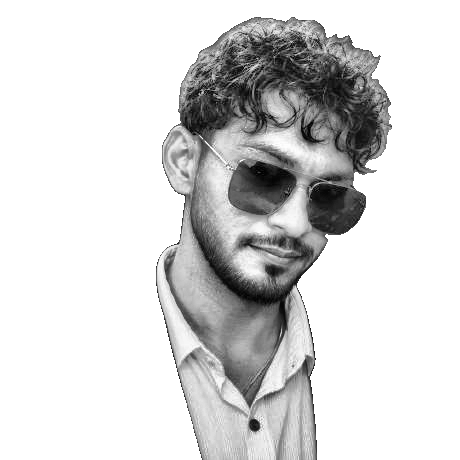
#> input picture source-prepped.png, 460 x 460 px
$ python make_ascii_svg.py
#> lines starting #> are read from the running program, lines starting #| are printed output that depends on the picture
#!/usr/bin/env python3
"""
Generate macOS terminal-style ASCII portrait SVG with typing animation.
Based on avivashishta's design.
"""

from pathlib import Path
from PIL import Image, ImageEnhance

# ASCII density ramp: bright (sparse) -> dark (dense)
RAMP = " .`:-=+*cs#%@"

# Grid dimensions
COLS = 100
ROWS = 53

# SVG styling
FONT_FAMILY = 'ui-monospace, SFMono-Regular, Menlo, Consolas, monospace'
FONT_SIZE = 12.9
LINE_HEIGHT = 15
CHAR_WIDTH = 8  # textLength / COLS

TEXT_COLOR = "#c9d1d9"
DIM_COLOR = "#7d8590"
BG_GRADIENT_TOP = "#111722"
BG_GRADIENT_BOTTOM = "#0d1117"
BORDER_COLOR = "#30363d"

# Traffic light colors
RED = "#ff5f56"
YELLOW = "#ffbd2e"
GREEN = "#27c93f"

# Layout
PADDING = 20
TITLE_BAR_HEIGHT = 30
STATUS_BAR_HEIGHT = 43
CONTENT_WIDTH = 800

# Animation
ROW_DURATION = 0.11  # seconds per row

# User info
USERNAME = "y4sssh"
REAL_NAME = "Yash Vyavahare"


def image_to_ascii(image_path: str) -> list[str]:
    """Convert prepped image to ASCII lines."""
    img = Image.open(image_path).convert("L")

    # Resize with aspect correction
    img = img.resize((COLS, int(ROWS * 1.8)), Image.Resampling.LANCZOS)
    img = img.resize((COLS, ROWS), Image.Resampling.LANCZOS)

    lines = []
    for y in range(ROWS):
        line = ""
        for x in range(COLS):
            brightness = img.getpixel((x, y))
            idx = int(brightness / 256 * len(RAMP))
            idx = min(idx, len(RAMP) - 1)
            line += RAMP[idx]
        lines.append(line)

    return lines


def generate_svg(ascii_lines: list[str], output_path: str):
    """Generate the macOS terminal-style SVG."""

    width = CONTENT_WIDTH + PADDING * 2
    height = TITLE_BAR_HEIGHT + len(ascii_lines) * LINE_HEIGHT + STATUS_BAR_HEIGHT + PADDING

    svg_parts = []

    # Header
    svg_parts.append(f'''<svg xmlns="http://www.w3.org/2000/svg" width="{width}" height="{height}" viewBox="0 0 {width} {height}" font-family="{FONT_FAMILY}">
  <defs>
    <linearGradient id="bg" x1="0" y1="0" x2="0" y2="1">
      <stop offset="0" stop-color="{BG_GRADIENT_TOP}"/>
      <stop offset="1" stop-color="{BG_GRADIENT_BOTTOM}"/>
    </linearGradient>
  </defs>

  <!-- Background -->
  <rect width="{width}" height="{height}" rx="12" fill="url(#bg)"/>
  <rect x="0.5" y="0.5" width="{width-1}" height="{height-1}" rx="12" fill="none" stroke="{BORDER_COLOR}" stroke-width="1"/>

  <!-- Title bar -->
  <line x1="0" y1="{TITLE_BAR_HEIGHT}" x2="{width}" y2="{TITLE_BAR_HEIGHT}" stroke="{BORDER_COLOR}"/>

  <!-- Traffic lights -->
  <circle cx="20" cy="15" r="5" fill="{RED}"/>
  <circle cx="36" cy="15" r="5" fill="{YELLOW}"/>
  <circle cx="52" cy="15" r="5" fill="{GREEN}"/>

  <!-- Title -->
  <text x="{width/2}" y="19" fill="{DIM_COLOR}" font-size="12" text-anchor="middle">{USERNAME}@github: ~$ ./portrait.sh</text>
''')

    # ASCII rows with typing animation
    for i, line in enumerate(ascii_lines):
        y_base = TITLE_BAR_HEIGHT + 7 + i * LINE_HEIGHT
        y_text = y_base + LINE_HEIGHT - 3.9
        delay = i * ROW_DURATION
        end_time = delay + ROW_DURATION

        # Escape special chars
        escaped = (line
            .replace("&", "&amp;")
            .replace("<", "&lt;")
            .replace(">", "&gt;")
            .replace('"', "&quot;"))

        # Clip path for typing reveal
        svg_parts.append(f'''
  <!-- Row {i} -->
  <clipPath id="r{i}">
    <rect x="{PADDING}" y="{y_base}" height="{LINE_HEIGHT}" width="0">
      <animate attributeName="width" from="0" to="{CONTENT_WIDTH}" begin="{delay:.3f}s" dur="{ROW_DURATION}s" fill="freeze"/>
    </rect>
  </clipPath>
  <g clip-path="url(#r{i})">
    <text xml:space="preserve" x="{PADDING}" y="{y_text}" fill="{TEXT_COLOR}" font-size="{FONT_SIZE}" textLength="{CONTENT_WIDTH}" lengthAdjust="spacing">{escaped}</text>
  </g>

  <!-- Cursor for row {i} -->
  <rect y="{y_base + 1}" width="8" height="13" fill="{TEXT_COLOR}" opacity="0">
    <animate attributeName="x" from="{PADDING}" to="{PADDING + CONTENT_WIDTH}" begin="{delay:.3f}s" dur="{ROW_DURATION}s" fill="freeze"/>
    <set attributeName="opacity" to="0.85" begin="{delay:.3f}s"/>
    <set attributeName="opacity" to="0" begin="{end_time:.3f}s"/>
  </rect>''')

    # Status bar
    status_y = TITLE_BAR_HEIGHT + len(ascii_lines) * LINE_HEIGHT + 7

    svg_parts.append(f'''

  <!-- Status bar -->
  <line x1="0" y1="{status_y}" x2="{width}" y2="{status_y}" stroke="{BORDER_COLOR}"/>
  <text x="{PADDING}" y="{status_y + 19}" fill="{DIM_COLOR}" font-size="13">{USERNAME}@github:~$ whoami <tspan fill="{TEXT_COLOR}">{REAL_NAME}</tspan></text>

  <!-- Blinking cursor -->
  <rect x="{PADDING + 200}" y="{status_y + 7}" width="8" height="14" fill="{TEXT_COLOR}">
    <animate attributeName="opacity" values="1;1;0;0" keyTimes="0;0.5;0.51;1" dur="1s" repeatCount="indefinite"/>
  </rect>
</svg>''')

    svg_content = "".join(svg_parts)

    with open(output_path, "w", encoding="utf-8") as f:
        f.write(svg_content)

    print(f"Generated ASCII SVG: {output_path}")


def main():
    script_dir = Path(__file__).parent.parent
    input_path = script_dir / "source-prepped.png"
    output_path = script_dir / "ascii-portrait.svg"

    if not input_path.exists():
        print(f"Error: {input_path} not found. Run prep_photo_simple.py first.")
        return

    ascii_lines = image_to_ascii(str(input_path))
#> in image_to_ascii, img is the input picture: PIL image 460x460 L; min 0, max 255, mean 215
#> in image_to_ascii, `img = img.resize((COLS, int(ROWS * 1.8)), Image.Resampling.LANCZOS)`:
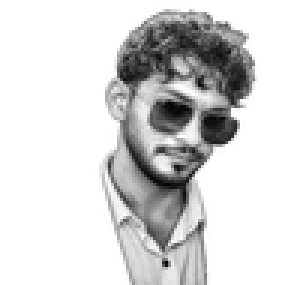
#> img: PIL image 100x95 L (shown 3 times larger); min 0, max 255, mean 214.9
#> in image_to_ascii, `img = img.resize((COLS, ROWS), Image.Resampling.LANCZOS)`:
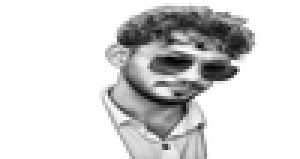
#> img: PIL image 100x53 L (shown 3 times larger); min 0, max 255, mean 214.8
#> after the loop in image_to_ascii, `for y in range(ROWS):`: lines = 53 items
#> ascii_lines = 53 items
    generate_svg(ascii_lines, str(output_path))
#> in generate_svg, `height = TITLE_BAR_HEIGHT + len(ascii_lines) * LINE_HEIGHT + STATUS_BA..`: height = 888
#> the loop in generate_svg, `for i, line in enumerate(ascii_lines):` made 53 passes
#> (y_base, y_text, delay, end_time) on passes 1 to 12: (37, 48.1, 0, 0.11), (52, 63.1, 0.11, 0.22), (67, 78.1, 0.22, 0.33), (82, 93.1, 0.33, 0.44), (97, 108.1, 0.44, 0.55), (112, 123.1, 0.55, 0.66), (127, 138.1, 0.66, 0.77), (142, 153.1, 0.77, 0.88), (157, 168.1, 0.88, 0.99), (172, 183.1, 0.99, 1.1), (187, 198.1, 1.1, 1.21), (202, 213.1, 1.21, 1.32)
#> after the loop in generate_svg, `for i, line in enumerate(ascii_lines):`: svg_parts = 54 items
#> in generate_svg, `status_y = TITLE_BAR_HEIGHT + len(ascii_lines) * LINE_HEIGHT + 7`: status_y = 832


if __name__ == "__main__":
    main()
